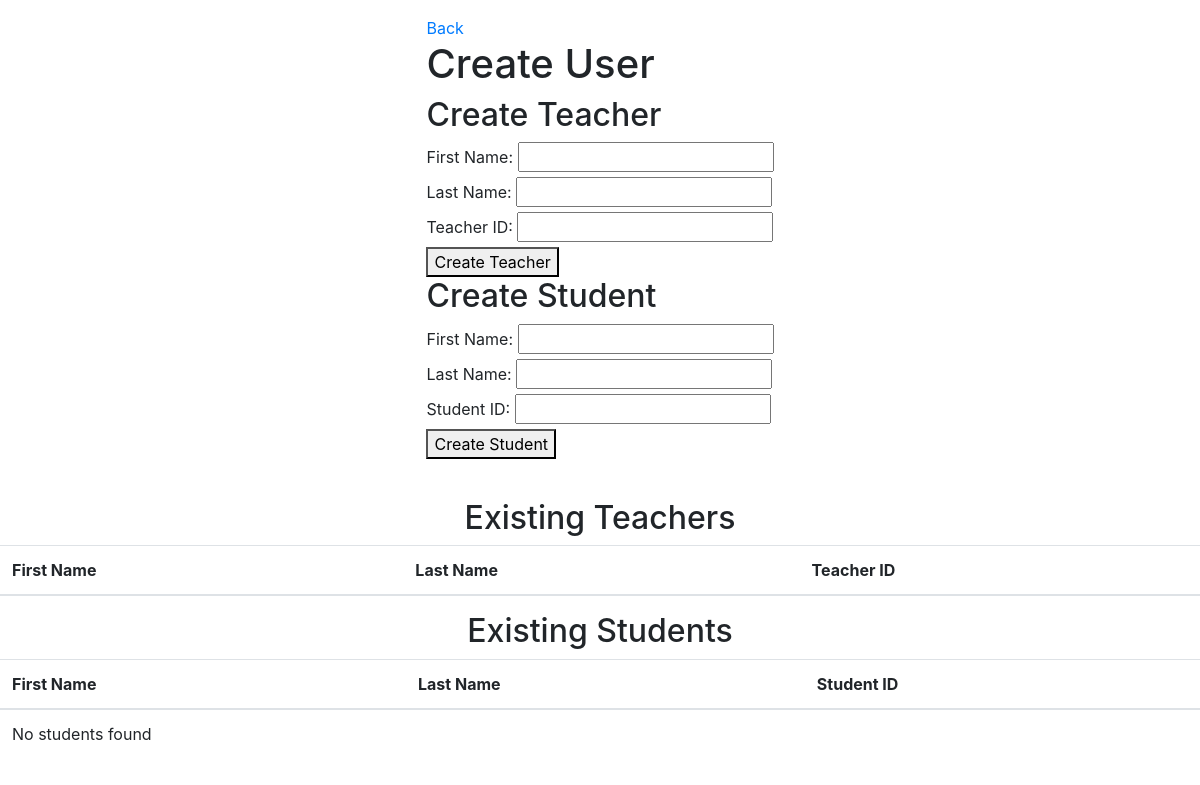
/admins/register/, run on an earlier commit of the app's database.
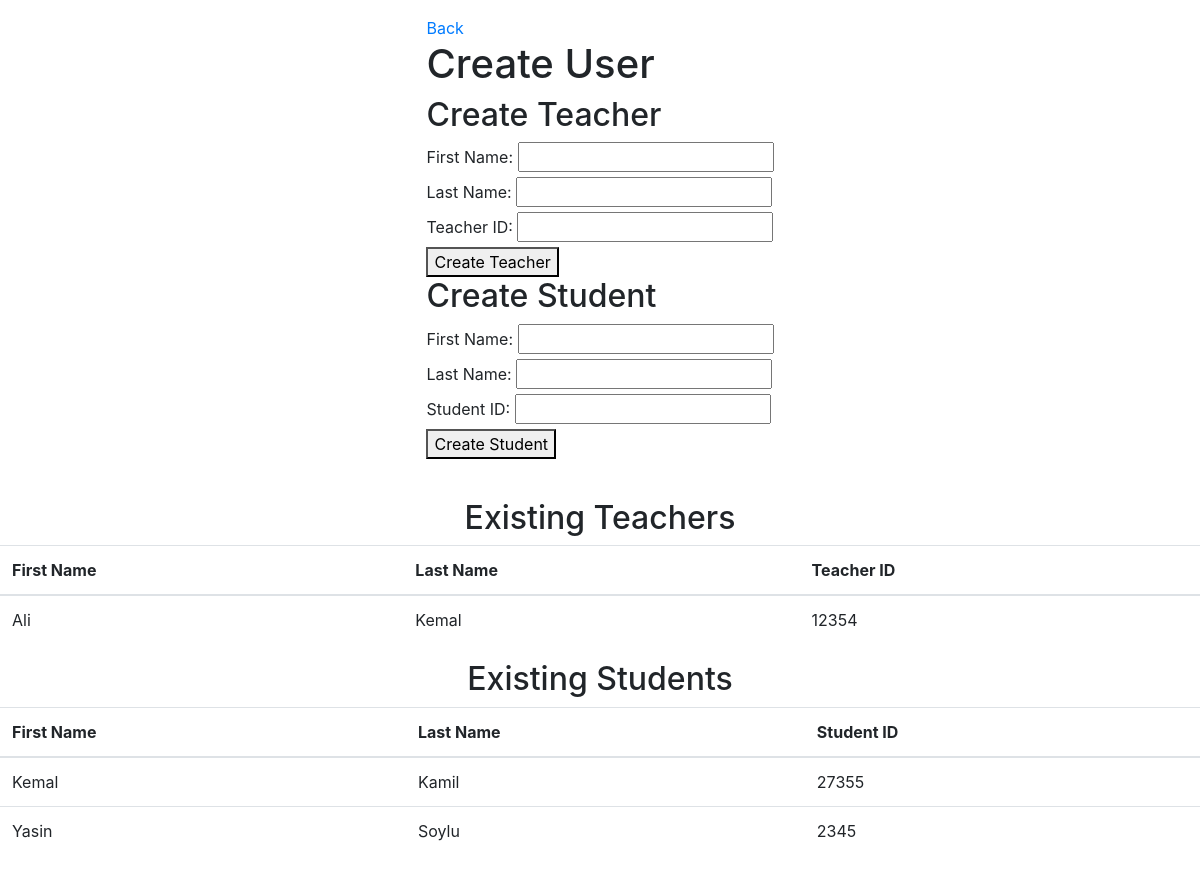
And on a later commit of the database.
### core/models.py (models this page shows)
class Teacher(models.Model):
    id = models.AutoField(primary_key=True)
    firstname = models.CharField(max_length=100)
    lastname = models.CharField(max_length=100)
    teacher_id = models.CharField(max_length=20)

class Student(models.Model):
    id = models.AutoField(primary_key=True)
    firstname = models.CharField(max_length=100)
    lastname = models.CharField(max_length=100)
    student_id = models.CharField(max_length=20)

### core/views.py (the view, shortened to what this page needs)
# urls.py: path('admins/register/', views.create_user, name='create-user'),
def create_user(request):
    teachers = Teacher.objects.all()
    students = Student.objects.all()
    context = {
        'teachers': teachers,
        'students': students
    }
    return render(request, 'admin/registration.html', context)

### core/templates/admin/registration.html (shortened to what this page needs)
{% extends 'base.html' %}
{% block content %}
<div class="d-flex flex-column align-items-center justify-content-start" style="min-height: 100vh;">
  <div class="sticky-top bg-white p-3 mb-4">
    <div class="back-button">
      <a href="{% url 'admin-page' %}">Back</a>
    </div>
    <h1>Create User</h1>
    <form method="post" action="{% url 'create-user' %}">
      <h2>Create Teacher</h2>
      <label for="teacher-firstname">First Name:</label>
      <input type="text" id="teacher-firstname" name="teacher-firstname" required>
      <br>
      <label for="teacher-lastname">Last Name:</label>
      <input type="text" id="teacher-lastname" name="teacher-lastname" required>
      <br>
      <label for="teacher-id">Teacher ID:</label>
      <input type="text" id="teacher-id" name="teacher-id" required>
      <br>
      <button type="submit">Create Teacher</button>
    </form>
    <h2>Create Student</h2>
    <form method="post" action="{% url 'create-user' %}">
      <label for="student-firstname">First Name:</label>
      <input type="text" id="student-firstname" name="student-firstname" required>
      <br>
      <label for="student-lastname">Last Name:</label>
      <input type="text" id="student-lastname" name="student-lastname" required>
      <br>
      <label for="student-id">Student ID:</label>
      <input type="text" id="student-id" name="student-id" required>
      <br>
      <button type="submit">Create Student</button>
    </form>
  </div>
  <h2>Existing Teachers</h2>
  <table class="table">
    <thead>
      <tr>
        <th>First Name</th>
        <th>Last Name</th>
        <th>Teacher ID</th>
      </tr>
    </thead>
    <tbody>
      {% for teacher in teachers %}
      <tr>
        <td>{{ teacher.firstname }}</td>
        <td>{{ teacher.lastname }}</td>
        <td>{{ teacher.teacher_id }}</td>
      </tr>
      {% endfor %}
    </tbody>
  </table>
<h2>Existing Students</h2>
<table class="table">
  <thead>
    <tr>
      <th>First Name</th>
      <th>Last Name</th>
      <th>Student ID</th>
    </tr>
  </thead>
  <tbody>
    {% for student in students %}
    <tr>
      <td>{{ student.firstname }}</td>
      <td>{{ student.lastname }}</td>
      <td>{{ student.student_id }}</td>
    </tr>
    {% empty %}
    <tr>
      <td colspan="3">No students found</td>
    </tr>
    {% endfor %}
  </tbody>
</table>
</div>
{% endblock %}

What changed in the data, as far as the page shows it:
added Teacher: firstname "Ali", lastname "Kemal", teacher_id "12354"
added Student: firstname "Kemal", lastname "Kamil", student_id "27355"
added Student: firstname "Yasin", lastname "Soylu", student_id "2345"
Also different on the page:
text no longer shown: "No students found"
